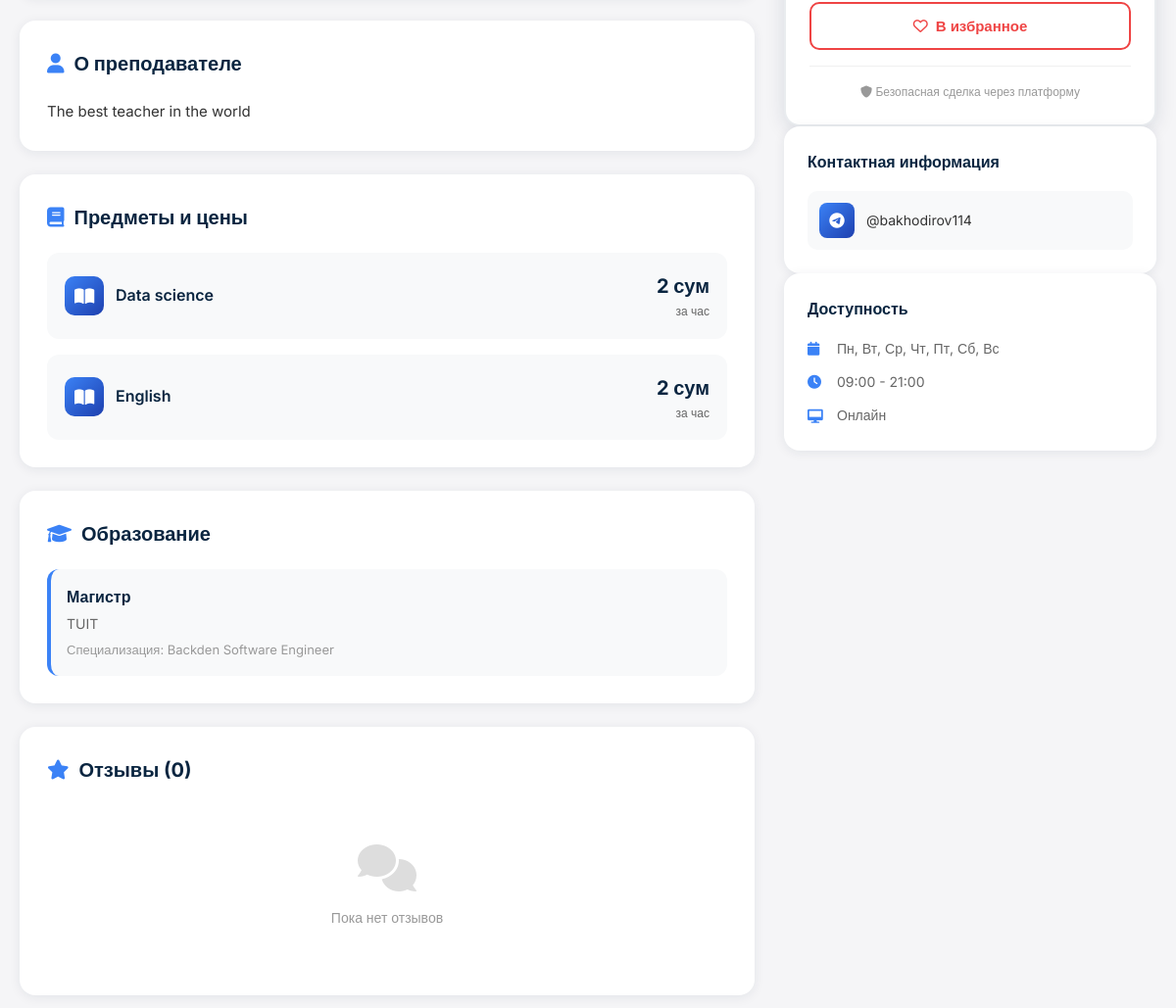
Before: /teacher/1/ (middle part) with the older database file.
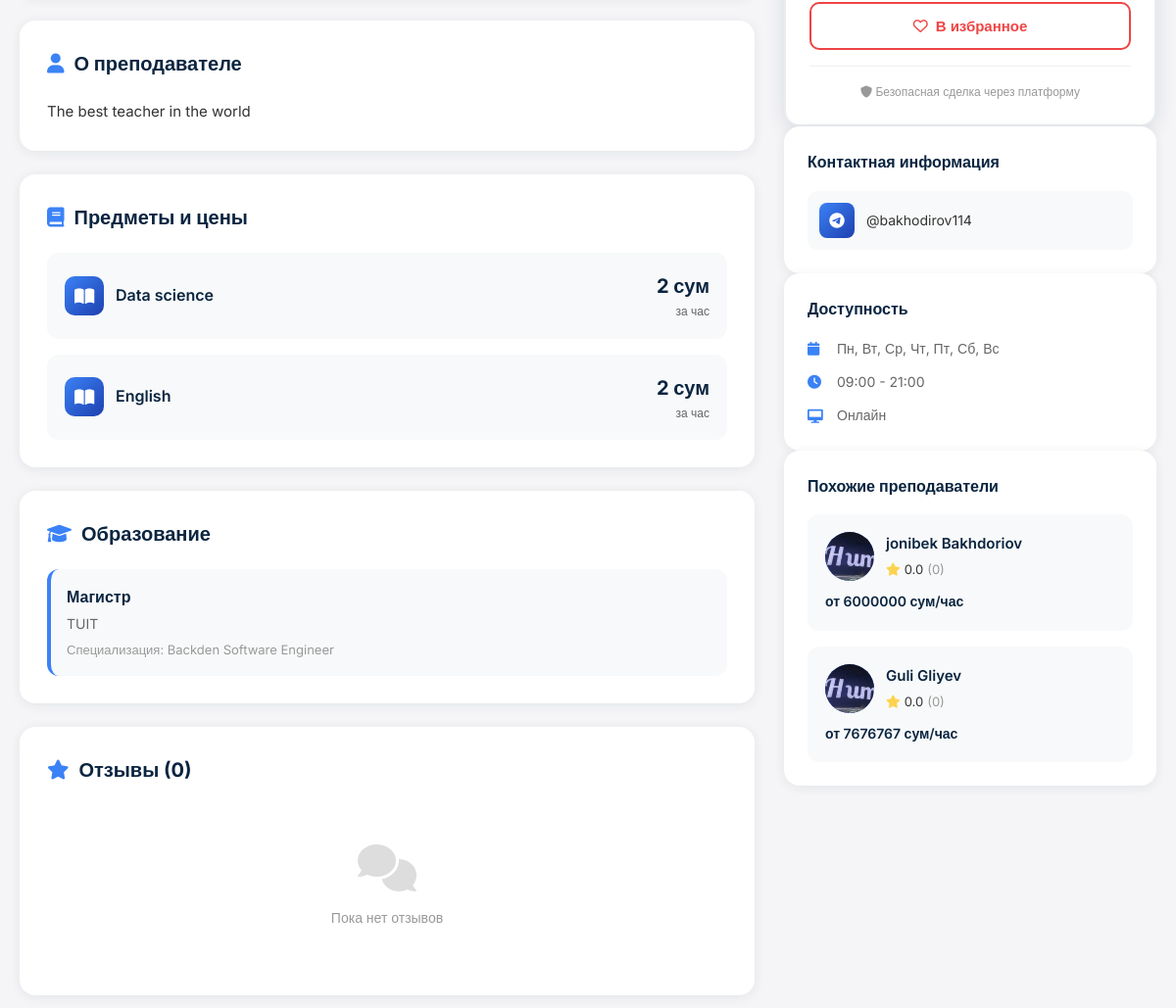
After: the same page with the newer database file.
### teachers/models.py (models this page shows, shortened)
class TeacherSubject(models.Model):
    teacher = models.ForeignKey(TeacherProfile, on_delete=models.CASCADE)
    subject = models.ForeignKey(Subject, on_delete=models.CASCADE)
    hourly_rate = models.DecimalField(
        max_digits=10,
        decimal_places=2,
        validators=[MinValueValidator(0)],
        help_text="Цена за час в сумах"
    )
    is_free_trial = models.BooleanField(default=False, help_text="Бесплатное пробное занятие")
    description = models.TextField(blank=True, help_text="Дополнительная информация по предмету")
    created_at = models.DateTimeField(auto_now_add=True)
    class Meta:
        unique_together = ['teacher', 'subject']
        verbose_name = 'Предмет учителя'
        verbose_name_plural = 'Предметы учителей'

class Subject(models.Model):
    name = models.CharField(max_length=100, unique=True)
    description = models.TextField(blank=True)
    icon = models.CharField(max_length=50, blank=True, help_text="CSS класс иконки")
    is_active = models.BooleanField(default=True)
    created_at = models.DateTimeField(auto_now_add=True)
    class Meta:
        ordering = ['name']
        verbose_name = 'Предмет'
        verbose_name_plural = 'Предметы'

class TeacherProfile(models.Model):
    EDUCATION_LEVELS = [
        ('bachelor', 'Бакалавр'),
        ('master', 'Магистр'),
        ('phd', 'PhD'),
        ('other', 'Другое'),
    ]
    TEACHING_FORMATS = [
        ('online', 'Онлайн'),
        ('offline', 'Офлайн'),
        ('both', 'Онлайн и офлайн'),
    ]
    TEACHING_LANGUAGES = [
        ('uz', 'Узбекский'),
        ('ru', 'Русский'),
        ('en', 'Английский'),
        ('tr', 'Турецкий'),
        ('de', 'Немецкий'),
        ('fr', 'Французский'),
        ('other', 'Другой'),
    ]
    user = models.OneToOneField(User, on_delete=models.CASCADE, related_name='teacher_profile')
    bio = models.TextField(max_length=1000, blank=True, null=True, help_text="Краткое описание о себе")
    education_level = models.CharField(max_length=20, blank=True, null=True, choices=EDUCATION_LEVELS)
    university = models.CharField(max_length=200, blank=True, null=True)
    specialization = models.CharField(max_length=200, blank=True, null=True)
    experience_years = models.PositiveIntegerField(
        validators=[MinValueValidator(0), MaxValueValidator(50)],
        help_text="Лет опыта преподавания"
    )
    subjects = models.ManyToManyField(Subject, through='TeacherSubject')
    city = models.ForeignKey(City, on_delete=models.SET_NULL, null=True, blank=True)
    teaching_format = models.CharField(max_length=10, choices=TEACHING_FORMATS, default='both')
    telegram = models.CharField(max_length=100, blank=True)
    whatsapp = models.CharField(max_length=20, blank=True)
    teaching_languages = models.CharField(
        max_length=100,
        blank=True,
        default='ru',
        help_text="Коды языков через запятую (uz,ru,en)"
    )
    available_from = models.TimeField(default=datetime.time(9, 0))
    available_to = models.TimeField(default=datetime.time(21, 0))
    available_weekdays = models.CharField(max_length=20, default='1,2,3,4,5,6,7',
                                        help_text="Дни недели через запятую (1-7)")
    rating = models.DecimalField(max_digits=3, decimal_places=2, default=0.00)
    total_reviews = models.PositiveIntegerField(default=0)
    total_students = models.PositiveIntegerField(default=0)
    is_featured = models.BooleanField(default=False, help_text="Рекомендуемый учитель")
    is_active = models.BooleanField(default=True)
    certificates = models.ManyToManyField(Certificate, blank=True)
    created_at = models.DateTimeField(auto_now_add=True)
    updated_at = models.DateTimeField(auto_now=True)
    MODERATION_STATUS = [
        ('pending', 'На модерации'),
        ('approved', 'Одобрено'),
        ('rejected', 'Отклонено'),
    ]
    moderation_status = models.CharField(
        max_length=20,
        choices=MODERATION_STATUS,
        default='pending',
        verbose_name='Статус модерации'
    )
    moderation_comment = models.TextField(
        blank=True,
        verbose_name='Комментарий модератора',
        help_text='Причина отклонения или рекомендации'
    )
    moderation_date = models.DateTimeField(
        null=True,
        blank=True,
        verbose_name='Дата модерации'
    )
    moderated_by = models.ForeignKey(
        User,
        on_delete=models.SET_NULL,
        null=True,
        blank=True,
        related_name='moderated_teachers',
        verbose_name='Проверил'
    )
    class Meta:
        verbose_name = 'Профиль учителя'
        verbose_name_plural = 'Профили учителей'
        ordering = ['-created_at']
    def get_teaching_languages_list(self):
        languages_dict = dict(self.TEACHING_LANGUAGES)
        codes = self.teaching_languages.split(',')
        return [languages_dict.get(code.strip(), code) for code in codes if code.strip()]
    def get_min_price(self):
        min_price = self.teachersubject_set.aggregate(
            min_price=models.Min('hourly_rate')
        )['min_price']
        return min_price or 0
    def get_available_weekdays_display(self):
        days_map = {
            '1': 'Пн', '2': 'Вт', '3': 'Ср', '4': 'Чт',
            '5': 'Пт', '6': 'Сб', '7': 'Вс'
        }
        days = self.available_weekdays.split(',')
        return ', '.join([days_map.get(day, day) for day in days])

class User(AbstractUser):
    USER_TYPES = [
        ('student', 'Ученик'),
        ('teacher', 'Учитель'),
    ]
    user_type = models.CharField(max_length=10, choices=USER_TYPES, default='student')
    phone = models.CharField(max_length=20, blank=True, null=True)
    age = models.PositiveIntegerField(validators=[MinValueValidator(10), MaxValueValidator(100)], null=True, blank=True)
    avatar = models.ImageField(upload_to='avatars/', blank=True, null=True)
    is_verified = models.BooleanField(default=False)
    created_at = models.DateTimeField(auto_now_add=True)
    updated_at = models.DateTimeField(auto_now=True)

### teachers/views.py (the view)
# urls.py: path('teacher/<int:id>/', detail, name='teacher_detail'),
def detail(request, id):
    teacher = get_object_or_404(
        TeacherProfile.objects.select_related('user', 'city')
        .prefetch_related(
            'teachersubject_set__subject',
            'certificates',
            'reviews__student',
            'reviews__subject'
        ),
        id=id,
        is_active=True
    )
    record_profile_view(request, teacher, 'teacher')
    reviews = teacher.reviews.select_related('student', 'subject').order_by('-created_at')
    rating_stats = reviews.aggregate(
        avg_knowledge=Avg('knowledge_rating'),
        avg_communication=Avg('communication_rating'),
        avg_punctuality=Avg('punctuality_rating')
    )
    rating_distribution = {
        5: reviews.filter(rating=5).count(),
        4: reviews.filter(rating=4).count(),
        3: reviews.filter(rating=3).count(),
        2: reviews.filter(rating=2).count(),
        1: reviews.filter(rating=1).count(),
    }
    is_favorite = False
    if request.user.is_authenticated:
        is_favorite = teacher.favorited_by.filter(student=request.user).exists()
    similar_teachers = TeacherProfile.objects.filter(
        subjects__in=teacher.subjects.all(),
        is_active=True
    ).exclude(id=teacher.id).distinct()[:3]
    context = {
        'teacher': teacher,
        'reviews': reviews,
        'rating_stats': rating_stats,
        'rating_distribution': rating_distribution,
        'is_favorite': is_favorite,
        'similar_teachers': similar_teachers,
    }
    return render(request, 'logic/teacher_detail.html', context)

### teachers/models.py (called while the page is built)
    def save(self, *args, **kwargs):
        if self.teacher_profile:
            self.profile_type = 'teacher'
        elif self.student_profile:
            self.profile_type = 'student'
        super().save(*args, **kwargs)

### teachers/views.py (called while the page is built)
def get_client_ip(request):
    x_forwarded_for = request.META.get('HTTP_X_FORWARDED_FOR')
    if x_forwarded_for:
        ip = x_forwarded_for.split(',')[0]
    else:
        ip = request.META.get('REMOTE_ADDR')
    return ip

### templates/logic/teacher_detail.html (shortened to what the changed rows need)
{% extends 'base.html' %}
{% load static %}
{% load custom_filters %}
{% block content %}
<div class="detail-container">
    <div class="detail-layout">
        <div class="detail-main">
            <div class="content-card">
                <h2 class="card-title">
                    <i class="fas fa-user"></i>
                    О преподавателе
                </h2>
            </div>
            <div class="content-card">
                <h2 class="card-title">
                    <i class="fas fa-book"></i>
                    Предметы и цены
                </h2>
                <div class="subjects-grid">
                    {% for ts in teacher.teachersubject_set.all %}
                        <div class="subject-item">
                            <div class="subject-info">
                                <div class="subject-icon">
                                    <i class="fas fa-book-open"></i>
                                </div>
                                <div style="flex: 1; min-width: 0;">
                                    <div class="subject-name">{{ ts.subject.name }}</div>
                                </div>
                            </div>
                            <div class="subject-price">
                                <div class="price-value">{{ ts.hourly_rate|floatformat:0 }} сум</div>
                                <div class="price-label">за час</div>
                            </div>
                        </div>
                    {% empty %}
                        <div class="empty-state">
                            <i class="fas fa-book"></i>
                            <p>Предметы не указаны</p>
                        </div>
                    {% endfor %}
                </div>
            </div>
            <div class="content-card">
                <h2 class="card-title">
                    <i class="fas fa-graduation-cap"></i>
                    Образование
                </h2>
            </div>
            <div class="content-card">
                <h2 class="card-title">
                    <i class="fas fa-star"></i>
                    Отзывы ({{ reviews.count }})
                </h2>
            </div>
        </div>
        <aside class="detail-sidebar">
            <div class="sidebar-sticky">
                {% if similar_teachers %}
                    <div class="contact-card">
                        <h3 class="contact-title">Похожие преподаватели</h3>
                        <div class="similar-teachers-grid">
                            {% for similar in similar_teachers %}
                                <div class="similar-teacher-card" onclick="window.location.href='{% url 'teacher_detail' similar.id %}'">
                                    <div class="similar-teacher-header">
                                        <div class="similar-teacher-avatar">
                                            {% if similar.user.avatar %}
                                                <img src="{{ similar.user.avatar.url }}" alt="{{ similar.user.get_full_name }}">
                                            {% else %}
                                                {{ similar.user.first_name.0|default:"У" }}
                                            {% endif %}
                                        </div>
                                        <div class="similar-teacher-info">
                                            <div class="similar-teacher-name">{{ similar.user.get_full_name }}</div>
                                            <div class="similar-teacher-rating">
                                                <i class="fas fa-star" style="color: #FCD34D;"></i>
                                                <span>{{ similar.rating|floatformat:1 }}</span>
                                                <span style="color: #999;">({{ similar.total_reviews }})</span>
                                            </div>
                                        </div>
                                    </div>
                                    <div class="similar-teacher-price">
                                        от {{ similar.get_min_price|floatformat:0 }} сум/час
                                    </div>
                                </div>
                            {% endfor %}
                        </div>
                    </div>
                {% endif %}
            </div>
        </aside>
    </div>
</div>
{% endblock %}

Changed rows visible on the page:
added TeacherProfile: user.avatar (picture), user.get_full_name "jonibek Bakhdoriov", rating "0.0", total_reviews "0", get_min_price "6000000"
added TeacherProfile: user.avatar (picture), user.get_full_name "Guli Gliyev", rating "0.0", total_reviews "0", get_min_price "7676767"
Other visible differences:
text now shown: "Похожие преподаватели"
